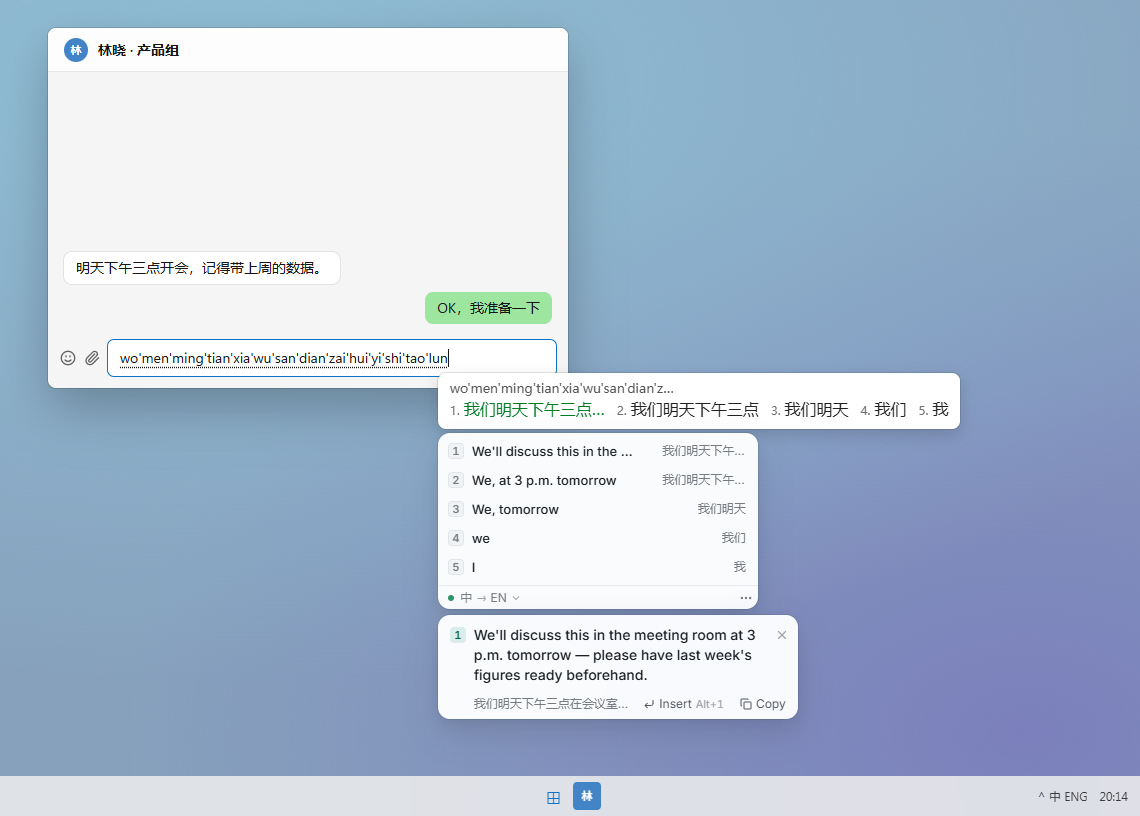
#> input picture screenshots/stage2/lead-preview/1-normal.png, 1140 x 816 px; its folder holds 4 pictures in this run
$ python lead_sheet.py
#> lines starting #> are read from the running program, lines starting #| are printed output that depends on the picture
"""Contact sheet of the lead-preview placement cases (from lead_shots.mjs).
Run from prototype/:  python scripts/lead_sheet.py"""
from pathlib import Path
from PIL import Image, ImageDraw, ImageFont

D = Path(__file__).resolve().parents[2] / 'screenshots' / 'stage2' / 'lead-preview'
CASES = [
    ('1-normal', 'Normal: below the panel (outer side)'),
    ('2-bottom-edge', 'Bottom edge: stack flips up, preview above'),
    ('3-bottom-right', 'Bottom-right: above, slid inside the right edge'),
    ('4-small-display-beside', 'Small display: outer too short, so beside (left)'),
    ('5-very-small-scroll', 'Very small: best fit, height-limited, scrolls'),
    ('8-cramped-overlay-on-request', 'Cramped: nothing fits, so overlay on Alt+`'),
]
bold = ImageFont.truetype(r'C:\Windows\Fonts\segoeuib.ttf', 20)
W, H, S = 1140, 816, 0.5
tw, th = int(W * S), int(H * S)
sheet = Image.new('RGB', (2 * tw + 60, 3 * (th + 50) + 20), (250, 250, 249))
d = ImageDraw.Draw(sheet)
for i, (name, title) in enumerate(CASES):
    x, y = 20 + (i % 2) * (tw + 20), 20 + (i // 2) * (th + 50)
    d.text((x, y), title, font=bold, fill=(30, 30, 30))
    sheet.paste(Image.open(D / f'{name}.png').convert('RGB').resize((tw, th), Image.LANCZOS), (x, y + 32))
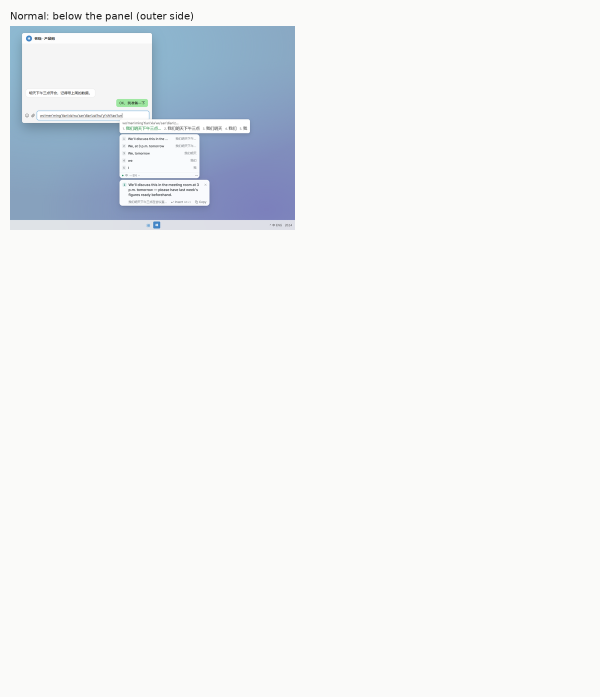
#> sheet: PIL image 1200x1394 RGB (shown at 1/2 size); mean R, G, B 239, 241.4, 243.5
#> (the run stopped early here; a loop or call above may not have finished)
